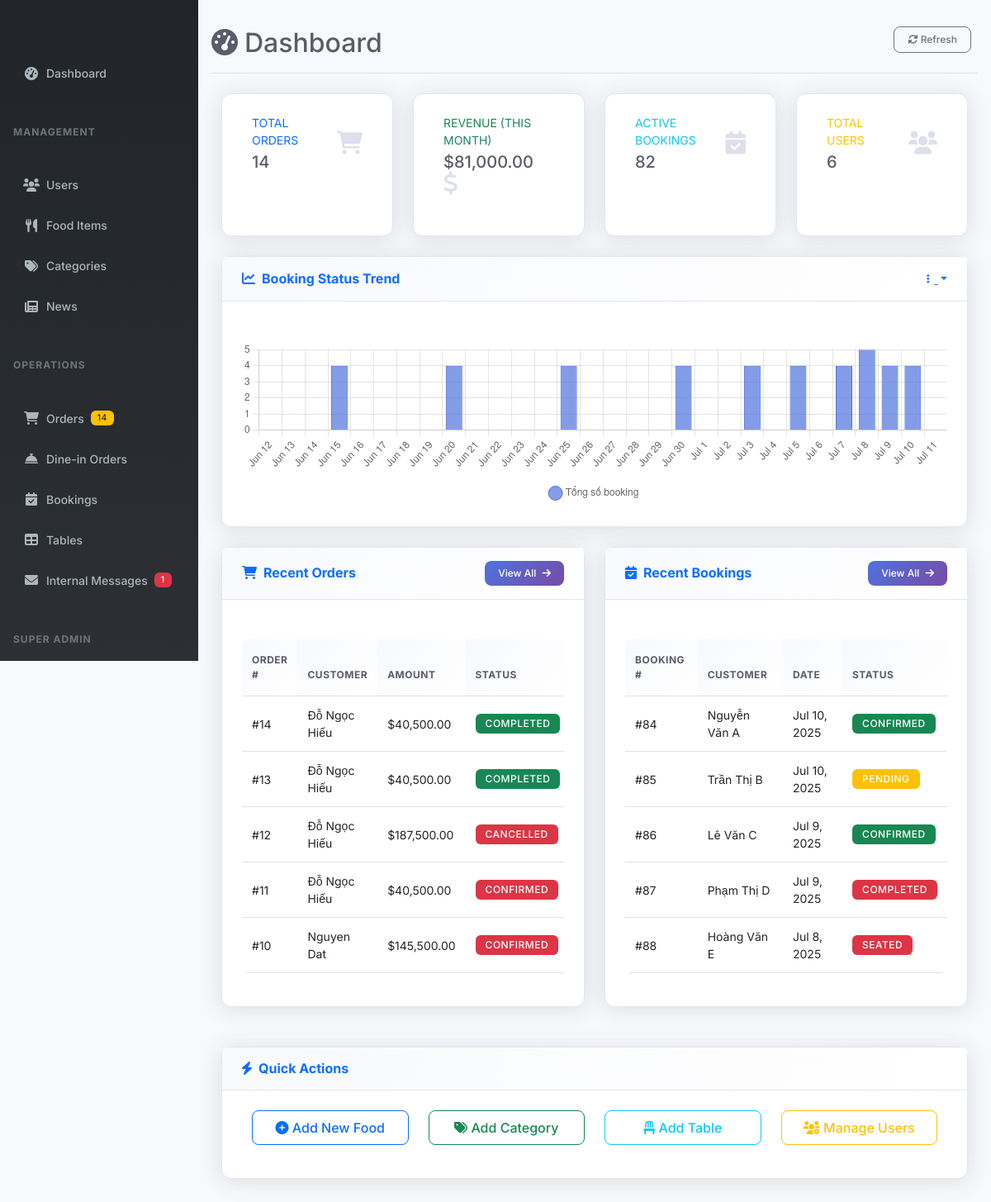
/admin/index.php (signed in), run on an earlier commit of the app's database.
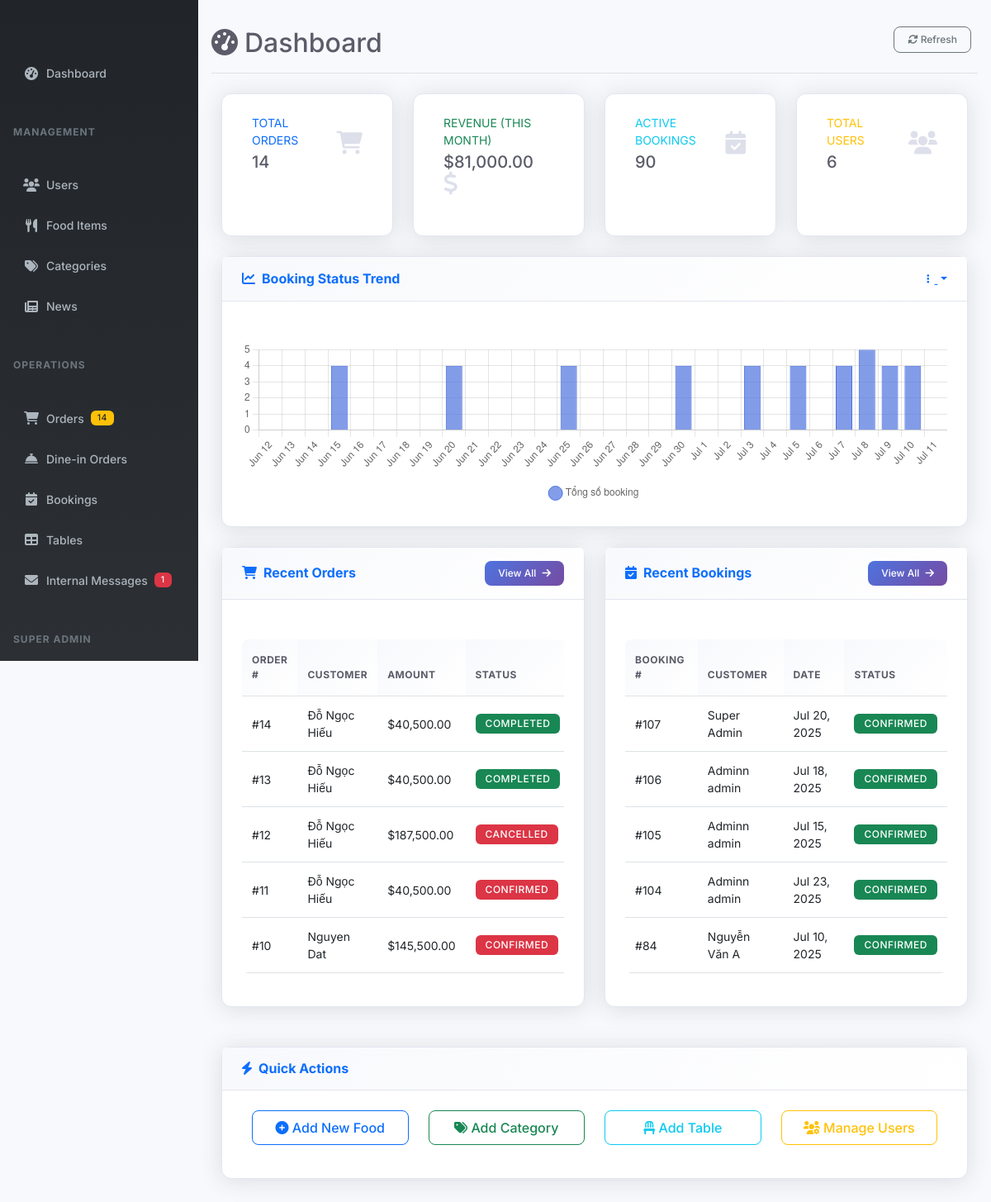
And on a later commit of the database.
### tables this page shows
CREATE TABLE IF NOT EXISTS `orders` (
  `id` int NOT NULL AUTO_INCREMENT,
  `user_id` int DEFAULT NULL,
  `booking_id` int DEFAULT NULL,
  `order_number` varchar(20) NOT NULL,
  `customer_name` varchar(100) NOT NULL,
  `customer_email` varchar(100) NOT NULL,
  `customer_phone` varchar(20) NOT NULL,
  `order_type` enum('dine_in','takeout','delivery') NOT NULL,
  `subtotal` decimal(10,2) NOT NULL,
  `tax_amount` decimal(10,2) DEFAULT '0.00',
  `total_amount` decimal(10,2) NOT NULL,
  `payment_method` enum('cod','cash','credit_card','debit_card','digital_wallet','bank_transfer','vnpay') NOT NULL,
  `payment_status` enum('pending','paid','failed','refunded') DEFAULT 'pending',
  `payment_id` int DEFAULT NULL,
  `status` enum('pending','confirmed','preparing','ready','completed','delivered','cancelled') DEFAULT 'pending',
  `special_instructions` text,
  `delivery_address` text,
  `order_notes` text,
  `estimated_ready_time` timestamp NULL DEFAULT NULL,
  `completed_at` timestamp NULL DEFAULT NULL,
  `created_at` timestamp NULL DEFAULT CURRENT_TIMESTAMP,
  `updated_at` timestamp NULL DEFAULT CURRENT_TIMESTAMP ON UPDATE CURRENT_TIMESTAMP,
  `delivery_ward` varchar(100) DEFAULT NULL,
  `delivery_district` varchar(100) DEFAULT NULL,
  `delivery_city` varchar(100) DEFAULT NULL,
  `delivery_notes` text,
  `delivery_fee` decimal(10,2) DEFAULT '0.00',
  `service_fee` decimal(10,2) DEFAULT '0.00',
  `discount_amount` decimal(10,2) DEFAULT '0.00',
  `coupon_code` varchar(50) DEFAULT NULL,
  PRIMARY KEY (`id`),
  UNIQUE KEY `order_number` (`order_number`),
  KEY `fk_orders_user` (`user_id`),
  KEY `fk_orders_booking` (`booking_id`),
  KEY `idx_status` (`status`),
  KEY `idx_payment_status` (`payment_status`),
  KEY `idx_order_type` (`order_type`),
  KEY `idx_customer_email` (`customer_email`),
  KEY `idx_orders_date_status` (`created_at`,`status`),
  KEY `fk_orders_payment` (`payment_id`)
);

CREATE TABLE IF NOT EXISTS `bookings` (
  `id` int NOT NULL AUTO_INCREMENT,
  `user_id` int DEFAULT NULL,
  `table_id` int DEFAULT NULL,
  `customer_name` varchar(100) NOT NULL,
  `customer_email` varchar(100) NOT NULL,
  `customer_phone` varchar(20) NOT NULL,
  `booking_date` date NOT NULL,
  `booking_time` time NOT NULL,
  `guest_count` int NOT NULL,
  `booking_location` varchar(255) DEFAULT NULL,
  `special_requests` text,
  `status` enum('pending','confirmed','seated','completed','cancelled','no_show') DEFAULT 'pending',
  `booking_reference` varchar(20) NOT NULL,
  `notes` text,
  `created_at` timestamp NULL DEFAULT CURRENT_TIMESTAMP,
  `updated_at` timestamp NULL DEFAULT CURRENT_TIMESTAMP ON UPDATE CURRENT_TIMESTAMP,
  PRIMARY KEY (`id`),
  UNIQUE KEY `booking_reference` (`booking_reference`),
  KEY `fk_bookings_user` (`user_id`),
  KEY `fk_bookings_table` (`table_id`),
  KEY `idx_booking_date` (`booking_date`),
  KEY `idx_status` (`status`),
  KEY `idx_customer_email` (`customer_email`),
  KEY `idx_bookings_date_status` (`booking_date`,`status`)
);

### views/admin/dashboard.php (the view, shortened to what the changed rows need)
<div class="d-flex justify-content-between flex-wrap flex-md-nowrap align-items-center pt-3 pb-2 mb-3 border-bottom">
    <h1 class="h2">
        <i class="fas fa-tachometer-alt me-2"></i>Dashboard
    </h1>
    <div class="btn-toolbar mb-2 mb-md-0">
        <div class="btn-group me-2">
            <button type="button" class="btn btn-sm btn-outline-secondary" onclick="refreshDashboard()">
                <i class="fas fa-sync-alt"></i> Refresh
            </button>
        </div>
    </div>
</div>
<div class="row mb-4">
    <div class="col-xl-3 col-md-6 mb-4">
        <div class="card card-gradient-primary h-100 shadow">
            <div class="card-body">
                <div class="row no-gutters align-items-center">
                    <div class="col mr-2">
                        <div class="text-xs font-weight-bold text-primary text-uppercase mb-1">
                            Total Orders
                        </div>
                        <div class="h5 mb-0 font-weight-bold text-gray-800" data-stat="total_orders">
                            <?= number_format($stats['total_orders'] ?? 0) ?>
                        </div>
                    </div>
                    <div class="col-auto">
                        <i class="fas fa-shopping-cart fa-2x text-gray-300"></i>
                    </div>
                </div>
            </div>
        </div>
    </div>
    <div class="col-xl-3 col-md-6 mb-4">
        <div class="card card-gradient-success h-100 shadow">
            <div class="card-body">
                <div class="row no-gutters align-items-center">
                    <div class="col mr-2">
                        <div class="text-xs font-weight-bold text-success text-uppercase mb-1">
                            Revenue (This Month)
                        </div>
                        <div class="h5 mb-0 font-weight-bold text-gray-800" data-stat="monthly_revenue">
                            $<?= number_format($stats['monthly_revenue'] ?? 0, 2) ?>
                        </div>
                    </div>
                    <div class="col-auto">
                        <i class="fas fa-dollar-sign fa-2x text-gray-300"></i>
                    </div>
                </div>
            </div>
        </div>
    </div>
    <div class="col-xl-3 col-md-6 mb-4">
        <div class="card card-gradient-info h-100 shadow">
            <div class="card-body">
                <div class="row no-gutters align-items-center">
                    <div class="col mr-2">
                        <div class="text-xs font-weight-bold text-info text-uppercase mb-1">
                            Active Bookings
                        </div>
                        <div class="h5 mb-0 font-weight-bold text-gray-800">
                            <?= number_format($stats['active_bookings'] ?? 0) ?>
                        </div>
                    </div>
                    <div class="col-auto">
                        <i class="fas fa-calendar-check fa-2x text-gray-300"></i>
                    </div>
                </div>
            </div>
        </div>
    </div>
    <div class="col-xl-3 col-md-6 mb-4">
        <div class="card card-gradient-warning h-100 shadow">
            <div class="card-body">
                <div class="row no-gutters align-items-center">
                    <div class="col mr-2">
                        <div class="text-xs font-weight-bold text-warning text-uppercase mb-1">
                            Total Users
                        </div>
                        <div class="h5 mb-0 font-weight-bold text-gray-800" data-stat="total_users">
                            <?= number_format($stats['total_users'] ?? 0) ?>
                        </div>
                    </div>
                    <div class="col-auto">
                        <i class="fas fa-users fa-2x text-gray-300"></i>
                    </div>
                </div>
            </div>
        </div>
    </div>
</div>
<div class="row mb-4">
    <div class="col-12">
        <div class="card shadow mb-4">
            <div class="card-header py-3 d-flex flex-row align-items-center justify-content-between">
                <h6 class="m-0 font-weight-bold text-primary">
                    <i class="fas fa-chart-line me-2"></i>Booking Status Trend
                </h6>
                <div class="dropdown no-arrow">
                    <a class="dropdown-toggle" href="#" role="button" id="dropdownMenuLink" data-bs-toggle="dropdown">
                    </a>
                </div>
            </div>
            <div class="card-body">
                <canvas id="bookingStatusChart" height="200"></canvas>
            </div>
        </div>
    </div>
</div>
<div class="row">
    <div class="col-lg-6 mb-4">
        <div class="card shadow">
            <div class="card-header py-3 d-flex flex-row align-items-center justify-content-between">
                <h6 class="m-0 font-weight-bold text-primary">
                    <i class="fas fa-shopping-cart me-2"></i>Recent Orders
                </h6>
                <a href="<?= SITE_URL ?>/admin/orders" class="btn btn-sm btn-primary">
                    View All <i class="fas fa-arrow-right ms-1"></i>
                </a>
            </div>
            <div class="card-body">
                <div class="table-responsive">
                    <table class="table table-hover">
                        <thead>
                            <tr>
                                <th>Order #</th>
                                <th>Customer</th>
                                <th>Amount</th>
                                <th>Status</th>
                            </tr>
                        </thead>
                        <tbody>
                            <?php if (isset($stats['recent_orders']) && !empty($stats['recent_orders'])): ?>
                                <?php foreach ($stats['recent_orders'] as $order): ?>
                                    <tr>
                                        <td>#<?= $order['id'] ?></td>
                                        <td><?= htmlspecialchars($order['customer_name'] ?? 'N/A') ?></td>
                                        <td>$<?= number_format($order['total_amount'] ?? 0, 2) ?></td>
                                        <td>
                                            <span class="badge bg-<?= $order['status'] === 'completed' ? 'success' : ($order['status'] === 'pending' ? 'warning' : 'danger') ?>">
                                                <?= ucfirst($order['status'] ?? 'unknown') ?>
                                            </span>
                                        </td>
                                    </tr>
                                <?php endforeach; ?>
                            <?php endif; ?>
                        </tbody>
                    </table>
                </div>
            </div>
        </div>
    </div>
    <div class="col-lg-6 mb-4">
        <div class="card shadow">
            <div class="card-header py-3 d-flex flex-row align-items-center justify-content-between">
                <h6 class="m-0 font-weight-bold text-primary">
                    <i class="fas fa-calendar-check me-2"></i>Recent Bookings
                </h6>
                <a href="<?= SITE_URL ?>/admin/bookings" class="btn btn-sm btn-primary">
                    View All <i class="fas fa-arrow-right ms-1"></i>
                </a>
            </div>
            <div class="card-body">
                <div class="table-responsive">
                    <table class="table table-hover">
                        <thead>
                            <tr>
                                <th>Booking #</th>
                                <th>Customer</th>
                                <th>Date</th>
                                <th>Status</th>
                            </tr>
                        </thead>
                        <tbody>
                            <?php if (isset($stats['recent_bookings']) && !empty($stats['recent_bookings'])): ?>
                                <?php foreach ($stats['recent_bookings'] as $booking): ?>
                                    <tr>
                                        <td>#<?= $booking['id'] ?></td>
                                        <td><?= htmlspecialchars($booking['customer_name'] ?? 'N/A') ?></td>
                                        <td><?= date('M j, Y', strtotime($booking['booking_date'] ?? 'now')) ?></td>
                                        <td>
                                            <span class="badge bg-<?= $booking['status'] === 'confirmed' ? 'success' : ($booking['status'] === 'pending' ? 'warning' : 'danger') ?>">
                                                <?= ucfirst($booking['status'] ?? 'unknown') ?>
                                            </span>
                                        </td>
                                    </tr>
                                <?php endforeach; ?>
                            <?php endif; ?>
                        </tbody>
                    </table>
                </div>
            </div>
        </div>
    </div>
</div>
<div class="row mb-4">
    <div class="col-12">
        <div class="card shadow">
            <div class="card-header py-3">
                <h6 class="m-0 font-weight-bold text-primary">
                    <i class="fas fa-bolt me-2"></i>Quick Actions
                </h6>
            </div>
            <div class="card-body">
                <div class="row">
                    <div class="col-md-3 mb-3">
                        <a href="<?= SITE_URL ?>/admin/foods/create" class="btn btn-outline-primary w-100">
                            <i class="fas fa-plus-circle"></i> Add New Food
                        </a>
                    </div>
                    <div class="col-md-3 mb-3">
                        <a href="<?= SITE_URL ?>/admin/categories/create" class="btn btn-outline-success w-100">
                            <i class="fas fa-tags"></i> Add Category
                        </a>
                    </div>
                    <div class="col-md-3 mb-3">
                        <a href="<?= SITE_URL ?>/admin/tables/create" class="btn btn-outline-info w-100">
                            <i class="fas fa-chair"></i> Add Table
                        </a>
                    </div>
                    <div class="col-md-3 mb-3">
                        <a href="<?= SITE_URL ?>/admin/users" class="btn btn-outline-warning w-100">
                            <i class="fas fa-users-cog"></i> Manage Users
                        </a>
                    </div>
                </div>
            </div>
        </div>
    </div>
</div>
<script>
    window.SITE_URL = '<?= SITE_URL ?>';
    document.addEventListener('DOMContentLoaded', function() {
        const chartData = {
            booking_trend_data: <?= json_encode($stats['booking_trend_data'] ?? [
                                    'labels' => [],
                                    'confirmed' => [],
                                    'pending' => [],
                                    'cancelled' => [],
                                    'total' => []
                                ]) ?>,
            booking_stats: {
                confirmed: <?= $stats['confirmed_bookings'] ?? 0 ?>,
                pending: <?= $stats['pending_bookings'] ?? 0 ?>,
                cancelled: <?= $stats['cancelled_bookings'] ?? 0 ?>
            }
        };
        initializeCharts(chartData);
    });
</script>

What changed in the data, as far as the page shows it:
no longer on this page (row unchanged): bookings: id "85", customer_name "Trần Thị B", booking_date "Jul 10, 2025", status "PENDING"
no longer on this page (row unchanged): bookings: id "86", customer_name "Lê Văn C", booking_date "Jul 9, 2025", status "CONFIRMED"
no longer on this page (row unchanged): bookings: id "87", customer_name "Phạm Thị D", booking_date "Jul 9, 2025", status "COMPLETED"
no longer on this page (row unchanged): bookings: id "88", customer_name "Hoàng Văn E", booking_date "Jul 8, 2025", status "SEATED"
added bookings: id "107", customer_name "Super Admin", booking_date "Jul 20, 2025", status "CONFIRMED"
added bookings: id "106", customer_name "Adminn admin", booking_date "Jul 18, 2025", status "CONFIRMED"
added bookings: id "105", customer_name "Adminn admin", booking_date "Jul 15, 2025", status "CONFIRMED"
added bookings: id "104", customer_name "Adminn admin", booking_date "Jul 23, 2025", status "CONFIRMED"
Also different on the page:
$stats['active_bookings']: "82" → "90"
